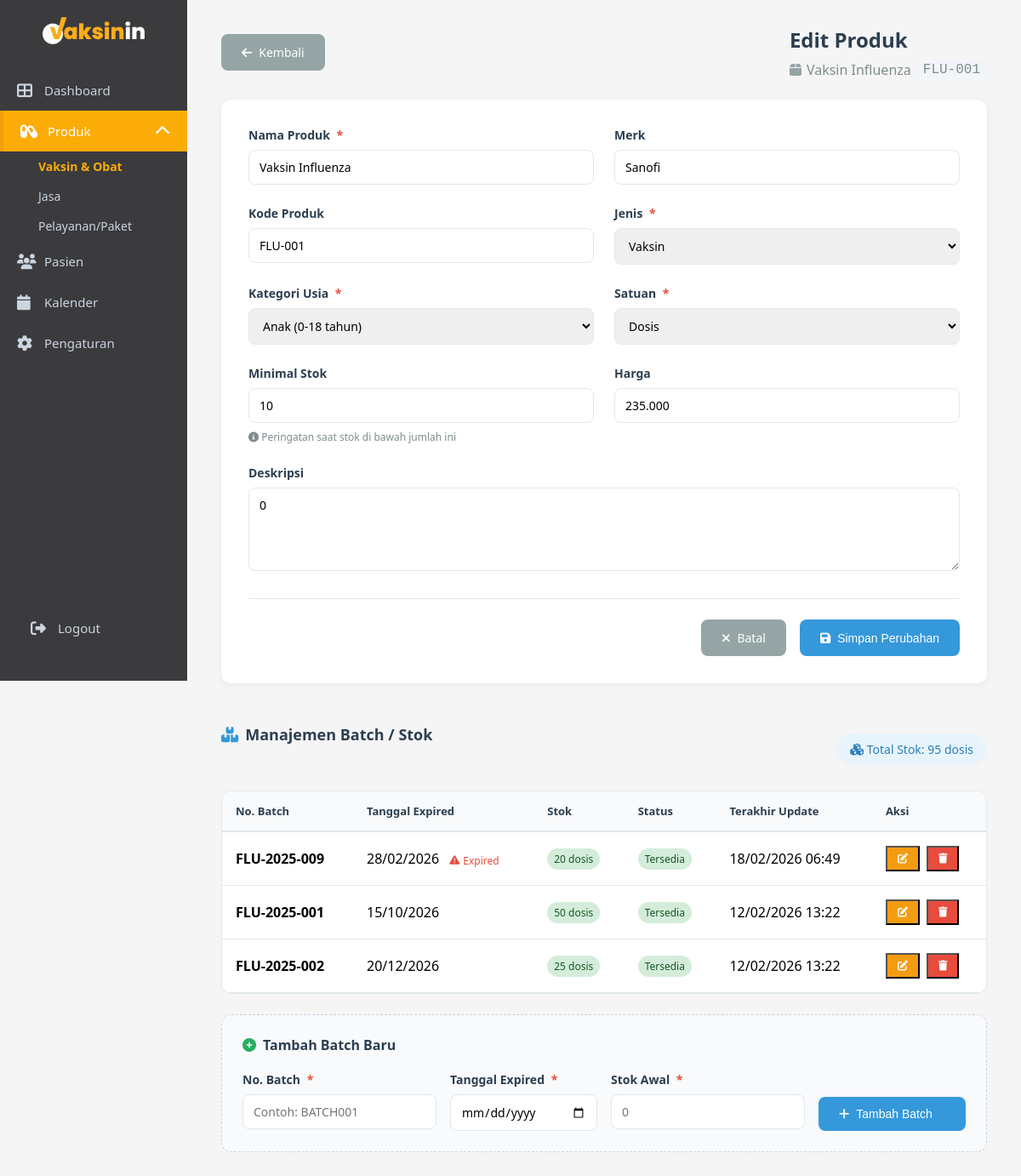
/admin/edit_product.php?id=1, run on an earlier commit of the app's database.
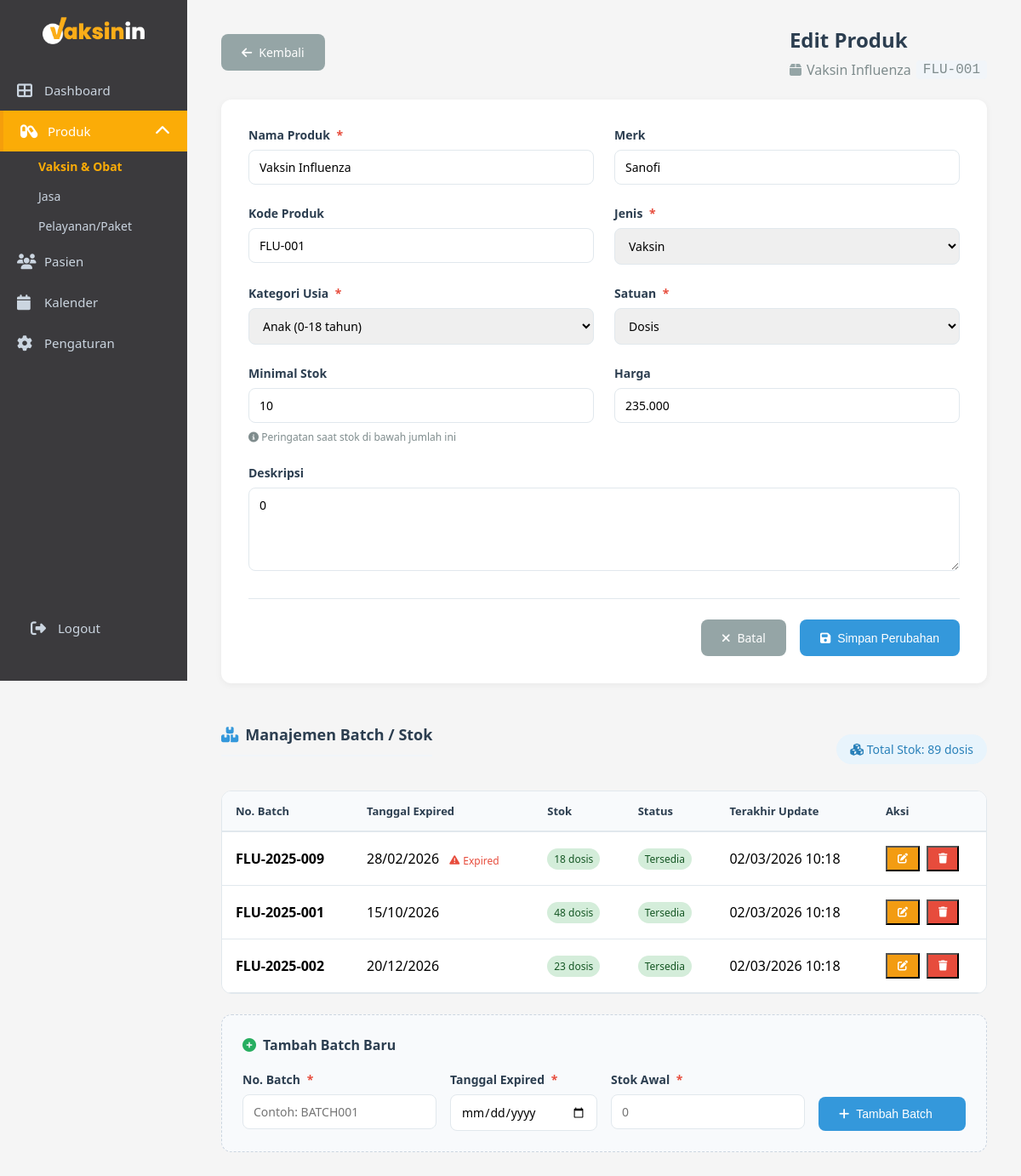
And on a later commit of the database.
### tables this page shows
CREATE TABLE `product_stock` (
  `id` int NOT NULL,
  `product_id` int NOT NULL,
  `batch_number` varchar(100) NOT NULL,
  `expired_date` date NOT NULL,
  `stock` int DEFAULT '0',
  `created_at` timestamp NULL DEFAULT CURRENT_TIMESTAMP,
  `updated_at` timestamp NULL DEFAULT CURRENT_TIMESTAMP ON UPDATE CURRENT_TIMESTAMP
);

CREATE TABLE `products` (
  `id` int NOT NULL,
  `kode_produk` varchar(50) DEFAULT NULL,
  `nama_produk` varchar(255) NOT NULL,
  `merk` varchar(100) DEFAULT NULL,
  `kategori` varchar(100) DEFAULT NULL,
  `jenis` varchar(50) DEFAULT NULL,
  `deskripsi` text,
  `satuan` varchar(20) DEFAULT 'dosis',
  `harga` int DEFAULT '0',
  `minimal_stok` int DEFAULT '10',
  `created_at` timestamp NULL DEFAULT CURRENT_TIMESTAMP,
  `updated_at` timestamp NULL DEFAULT CURRENT_TIMESTAMP ON UPDATE CURRENT_TIMESTAMP
);

### admin/edit_product.php (the view, shortened to what the changed rows need)
<?php
include "../config.php";
$product_id = $_GET['id'];
$sql = "SELECT * FROM products WHERE id = ?";
$stmt = $conn->prepare($sql);
$stmt->bind_param('i', $product_id);
$stmt->execute();
$product = $stmt->get_result()->fetch_assoc();
$sql_batch = "SELECT * FROM product_stock WHERE product_id = ? ORDER BY expired_date ASC";
$stmt_batch = $conn->prepare($sql_batch);
$stmt_batch->bind_param('i', $product_id);
$stmt_batch->execute();
$batches = $stmt_batch->get_result();
?>
<!DOCTYPE html>
<html lang="id">
<head>
    <link rel="stylesheet" href="css/admin.css">
    <link rel="stylesheet" href="css/sidebar-toggle.css">
    <link rel="stylesheet" href="css/product-form.css">
    <link rel="stylesheet" href="https://cdnjs.cloudflare.com/ajax/libs/font-awesome/6.4.0/css/all.min.css">
</head>
<body>
    <div class="main-content">
        <div class="product-container">
            <div class="product-header-wrapper">
                <div class="product-title-section">
                    <h1>Edit Produk</h1>
                </div>
            </div>
            <div class="batch-management">
                <div class="batch-header">
                    <h2 class="section-title">
                        <i class="fas fa-boxes"></i> Manajemen Batch / Stok
                    </h2>
                    <span class="badge" style="background: #e8f4fc; color: #2980b9; padding: 8px 16px; border-radius: 20px; font-size: 14px;">
                        <i class="fas fa-cubes"></i> Total Stok:
                        <?php
                            $total_stock = 0;
                            $batches->data_seek(0);
                            while ($batch = $batches->fetch_assoc()) $total_stock += $batch['stock'];
                            $batches->data_seek(0);
                            echo $total_stock . ' ' . htmlspecialchars($product['satuan'] ?? 'unit');
                        ?>
                    </span>
                </div>
                <?php if ($batches && $batches->num_rows > 0): ?>
                    <div class="batch-table-container">
                        <table class="batch-table">
                            <thead>
                                <tr>
                                    <th>No. Batch</th>
                                    <th>Tanggal Expired</th>
                                    <th>Stok</th>
                                    <th>Status</th>
                                    <th>Terakhir Update</th>
                                    <th>Aksi</th>
                                </tr>
                            </thead>
                            <tbody>
                                <?php
                                $batches->data_seek(0);
                                while ($batch = $batches->fetch_assoc()):
                                    $is_expired = strtotime($batch['expired_date']) < strtotime(date('Y-m-d'));
                                    $is_near_expired = false;
                                    $sisa_waktu = '';
                                    ?>
                                    <tr>
                                        <td>
                                            <strong><?= htmlspecialchars($batch['batch_number']) ?></strong>
                                        </td>
                                        <td>
                                            <?= date('d/m/Y', strtotime($batch['expired_date'])) ?>
                                            <?php if ($is_expired): ?>
                                                <span class="expired-warning">
                                                    <i class="fas fa-exclamation-triangle"></i> Expired
                                                </span>
                                            <?php elseif ($is_near_expired): ?>
                                                <span class="expired-near">
                                                    <i class="fas fa-clock"></i> <?= $sisa_waktu ?> lagi
                                                </span>
                                            <?php endif; ?>
                                        </td>
                                        <td>
                                            <span class="stock-badge <?= $batch['stock'] > 0 ? 'stock-available' : 'stock-empty' ?>">
                                                <?= $batch['stock'] ?> <?= htmlspecialchars($product['satuan'] ?? 'unit') ?>
                                            </span>
                                        </td>
                                        <td>
                                            <?php if ($batch['stock'] == 0): ?>
                                                <span class="status-badge status-empty">Habis</span>
                                            <?php elseif ($batch['stock'] <= ($product['minimal_stok'] ?? 10)): ?>
                                                <span class="status-badge status-low">Menipis</span>
                                            <?php else: ?>
                                                <span class="status-badge status-available">Tersedia</span>
                                            <?php endif; ?>
                                        </td>
                                        <td>
                                            <?= $batch['updated_at'] ? date('d/m/Y H:i', strtotime($batch['updated_at'])) : date('d/m/Y H:i', strtotime($batch['created_at'])) ?>
                                        </td>
                                        <td>
                                            <div class="batch-actions">
                                                <button class="btn-small btn-edit-batch"
                                                        onclick="editBatch(<?= $batch['id'] ?>,
                                                                         '<?= htmlspecialchars($batch['batch_number']) ?>',
                                                                         '<?= $batch['expired_date'] ?>',
                                                                         <?= $batch['stock'] ?>)">
                                                    <i class="fas fa-edit"></i>
                                                </button>
                                                <form method="POST" style="display: inline;"
                                                      onsubmit="return confirm('Hapus batch <?= htmlspecialchars($batch['batch_number']) ?>?\nData yang dihapus tidak dapat dikembalikan.')">
                                                    <button type="submit" class="btn-small btn-delete-batch">
                                                        <i class="fas fa-trash"></i>
                                                    </button>
                                                </form>
                                            </div>
                                        </td>
                                    </tr>
                                <?php endwhile; ?>
                            </tbody>
                        </table>
                    </div>
                <?php endif; ?>
            </div>
        </div>
    </div>
</body>
</html>

What changed in the data, as far as the page shows it:
changed product_stock "FLU-2025-009": stock "20" → "18"; updated_at "18/02/2026 06:49" → "02/03/2026 10:18"
changed product_stock "FLU-2025-001": stock "50" → "48"; updated_at "12/02/2026 13:22" → "02/03/2026 10:18"
changed product_stock "FLU-2025-002": stock "25" → "23"; updated_at "12/02/2026 13:22" → "02/03/2026 10:18"
Also different on the page:
$total_stock: "95" → "89"
